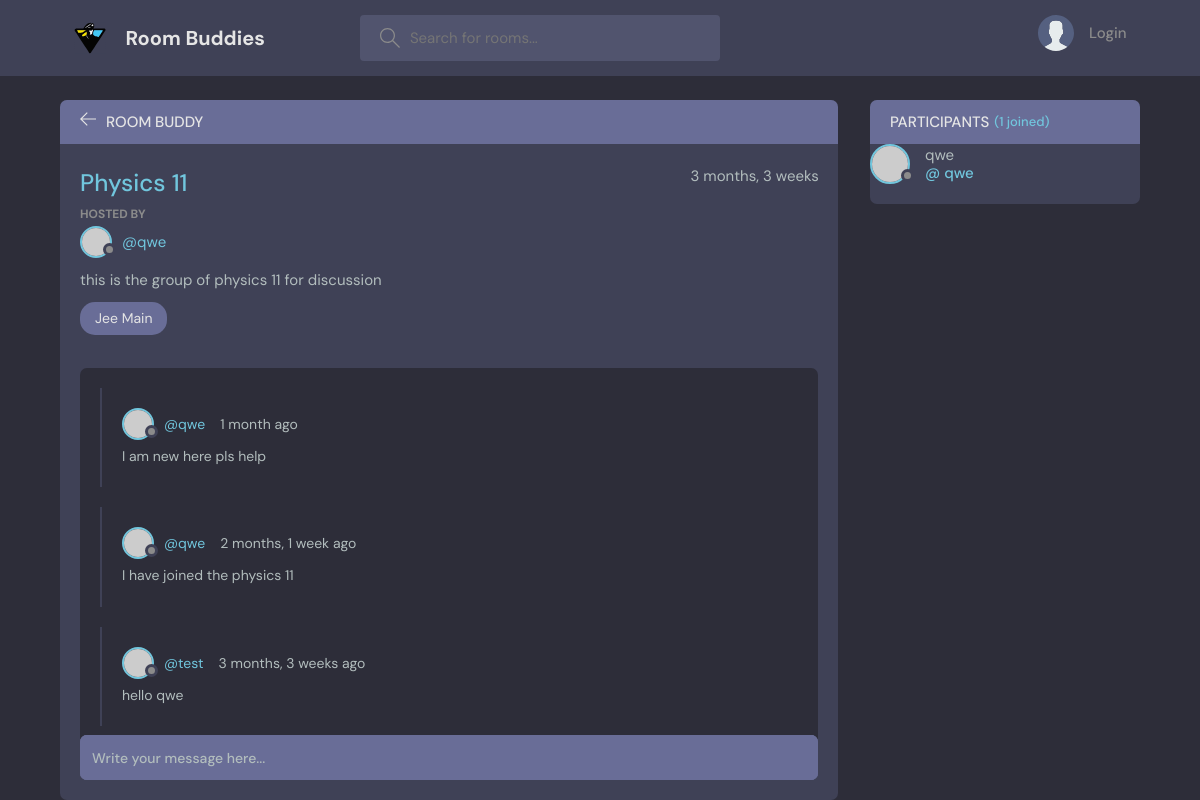
The page /room/2/ on the database as committed earlier.
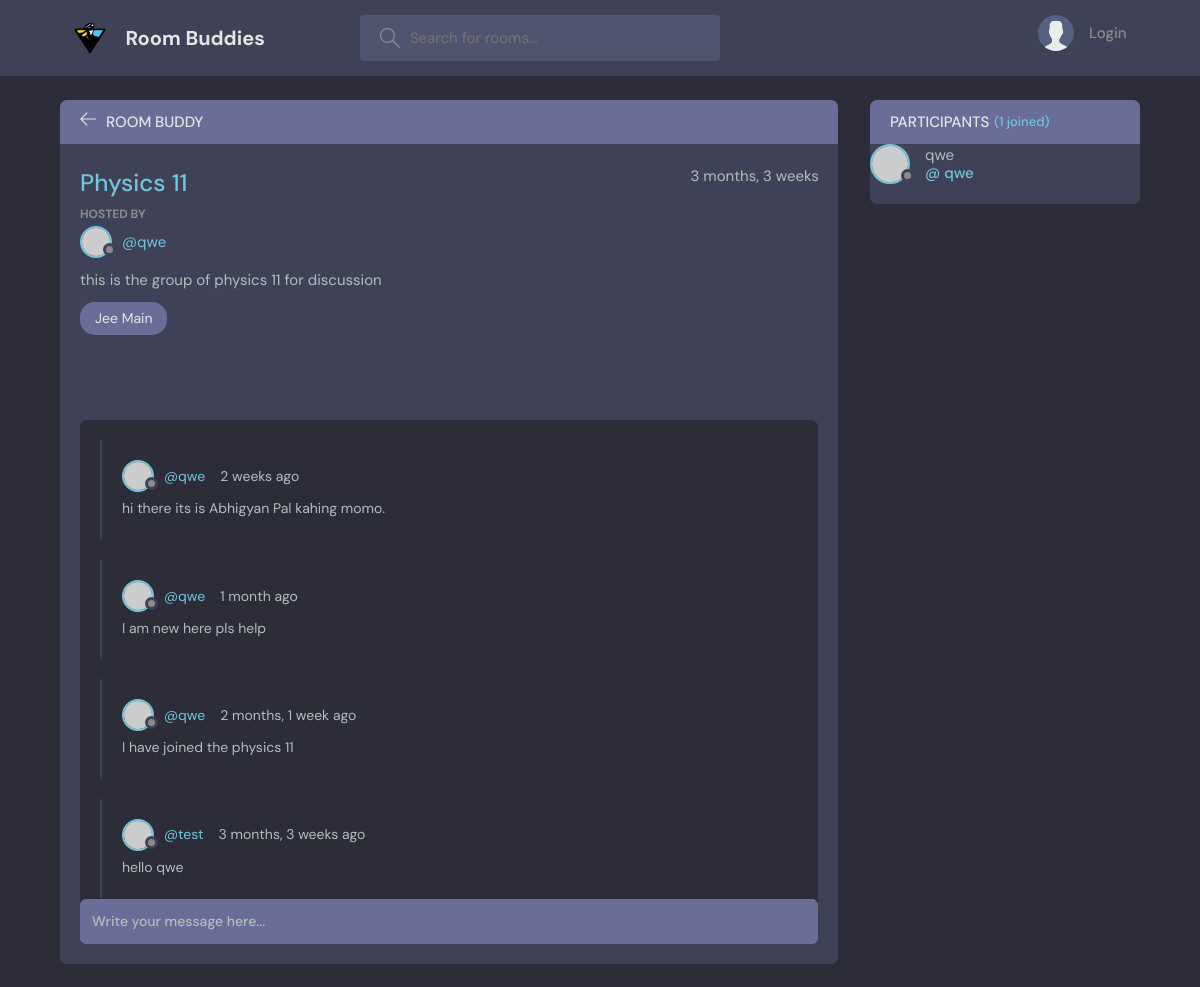
The same page on the database as committed later.
### base/models.py (models this page shows, shortened)
class Message(models.Model):
    user = models.ForeignKey(User, on_delete= models.CASCADE)
    room = models.ForeignKey(Room,on_delete=models.CASCADE)
    body = models.TextField()
    updated = models.DateTimeField(auto_now=True)
    created = models.DateTimeField(auto_now_add=True)
    class Meta:
        ordering = ['-updated', '-created']

### base/views.py (the view, shortened to what this page needs)
# urls.py: path("room/<str:pk>/",views.room,name="room"),
def room(request,pk):
    room = Room.objects.get(id=pk)
    room_messages = room.message_set.all()
    participants = room.participants.all()
    context = {'room':room,'room_messages':room_messages,'participants':participants}
    return render(request, 'base/room.html',context)

### base/models.py (called while the page is built)
    def  __str__(self):
        return self.name

### base/templates/base/room.html (shortened to what this page needs)
{%extends 'main.html' %}
{%block content%}
    <main class="profile-page layout layout--2">
      <div class="container">
        <div class="room">
          <div class="room__top">
            <div class="room__topLeft">
              <a href="{url 'home'}">
                <svg version="1.1" xmlns="http://www.w3.org/2000/svg" width="32" height="32" viewBox="0 0 32 32">
                  <title>arrow-left</title>
                  <path
                    d="M13.723 2.286l-13.723 13.714 13.719 13.714 1.616-1.611-10.96-10.96h27.625v-2.286h-27.625l10.965-10.965-1.616-1.607z"
                  ></path>
                </svg>
              </a>
              <h3>Room Buddy</h3>
            </div>
          </div>
          <div class="room__box scroll">
            <div class="room__header scroll">
              <div class="room__info">
                <h3>{{room.name}}</h3>
                <span>{{room.created|timesince}}</span>
              </div>
              <div class="room__hosted">
                <p>HOSTED BY</p>
                <a href="{% url 'user-profile' room.host.id %}" class="room__author">
                  <div class="avatar avatar--small">
                    <img src="https://randomuser.me/api/portraits/men/37.jpg" />
                  </div>
                  <span>@{{ room.host.username }}</span>
                </a>
              </div>
              <div class="room__details">
                <p>{{room.description}}</p>
              </div>
              <span class="room__topics">{{room.topic}}</span>
            </div>
            <div class="room__conversation">
              <div class="threads scroll">
                {% for message in room_messages%}
                <div class="thread">
                  <div class="thread__top">
                    <div class="thread__author">
                      <a href="{%url 'user-profile' message.user.id %}" class="thread__authorInfo">
                        <div class="avatar avatar--small">
                          <img src="https://randomuser.me/api/portraits/men/37.jpg" />
                        </div>
                        <span>@{{message.user.username}}</span>
                      </a>
                      <span class="thread__date">{{message.created|timesince}} ago</span>
                    </div>
                  </div>
                  <div class="thread__details">
                    {{message.body}}
                  </div>
                </div>
                {%endfor%}
              </div>
            </div>
          </div>
          <div class="room__message">
            <form action="#"><input name="" placeholder="Write your message here..." /></form>
          </div>
        </div>
        <div class="participants">
          <h3 class="participants__top">Participants <span>({{participants.count}} joined)</span></h3>
          {% for user in participants %}
            <a href="{% url 'user-profile' user.id %}" class="participant">
              <div class="avatar avatar--medium">
                <img src="https://randomuser.me/api/portraits/men/37.jpg" />
              </div>
              <p>
                {{ user.username }}
                <span>@ {{ user.username }}</span>
              </p>
            </a>
            {% endfor %}
          </div>
        </div>
    </main>
  {%endblock content%}

Rows that differ between the two databases and show on the page:
added Message: user.username "qwe", created "2 weeks", body "hi there its is Abhigyan Pal kahing momo."
